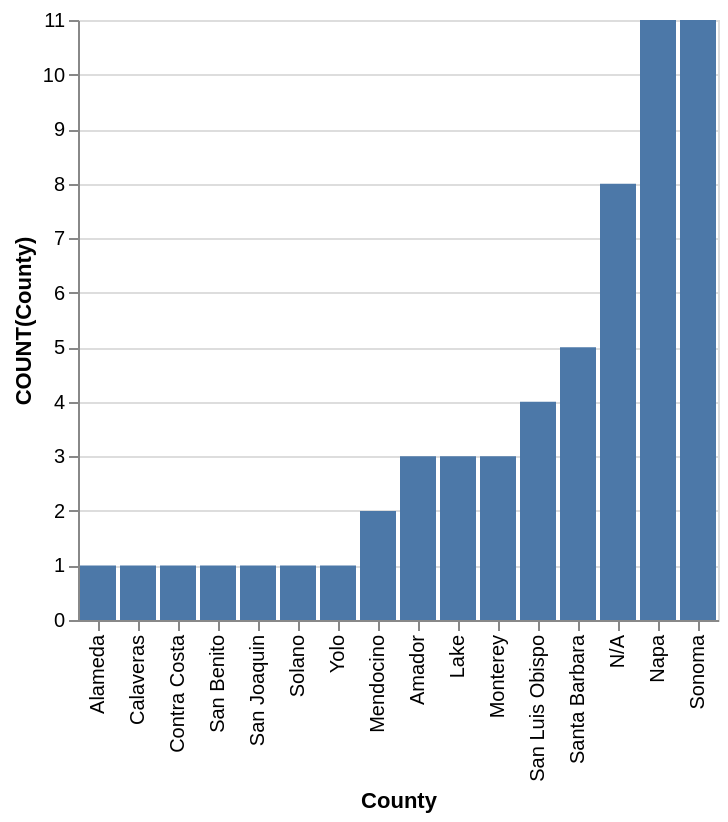

Vega-Lite specification stored for this chart:
### Vega-Lite specification from a JSON file in a GitHub repository (floating-point values rounded to 4 significant figures)
{"data": {"values": [{"x_data": "Alameda", "y_data": 1}, {"x_data": "Calaveras", "y_data": 1}, {"x_data": "Contra Costa", "y_data": 1}, {"x_data": "San Benito", "y_data": 1}, {"x_data": "San Joaquin", "y_data": 1}, {"x_data": "Solano", "y_data": 1}, {"x_data": "Yolo", "y_data": 1}, {"x_data": "Mendocino", "y_data": 2}, {"x_data": "Amador", "y_data": 3}, {"x_data": "Lake", "y_data": 3}, {"x_data": "Monterey", "y_data": 3}, {"x_data": "San Luis Obispo", "y_data": 4}, {"x_data": "Santa Barbara", "y_data": 5}, {"x_data": "N/A", "y_data": 8}, {"x_data": "Napa", "y_data": 11}, {"x_data": "Sonoma", "y_data": 11}]}, "mark": "bar", "encoding": {"x": {"field": "x_data", "type": "nominal", "title": "County", "sort": {"op": "sum", "field": "y_data", "order": "ascending"}}, "y": {"field": "y_data", "type": "quantitative", "title": "COUNT(County)"}}}
